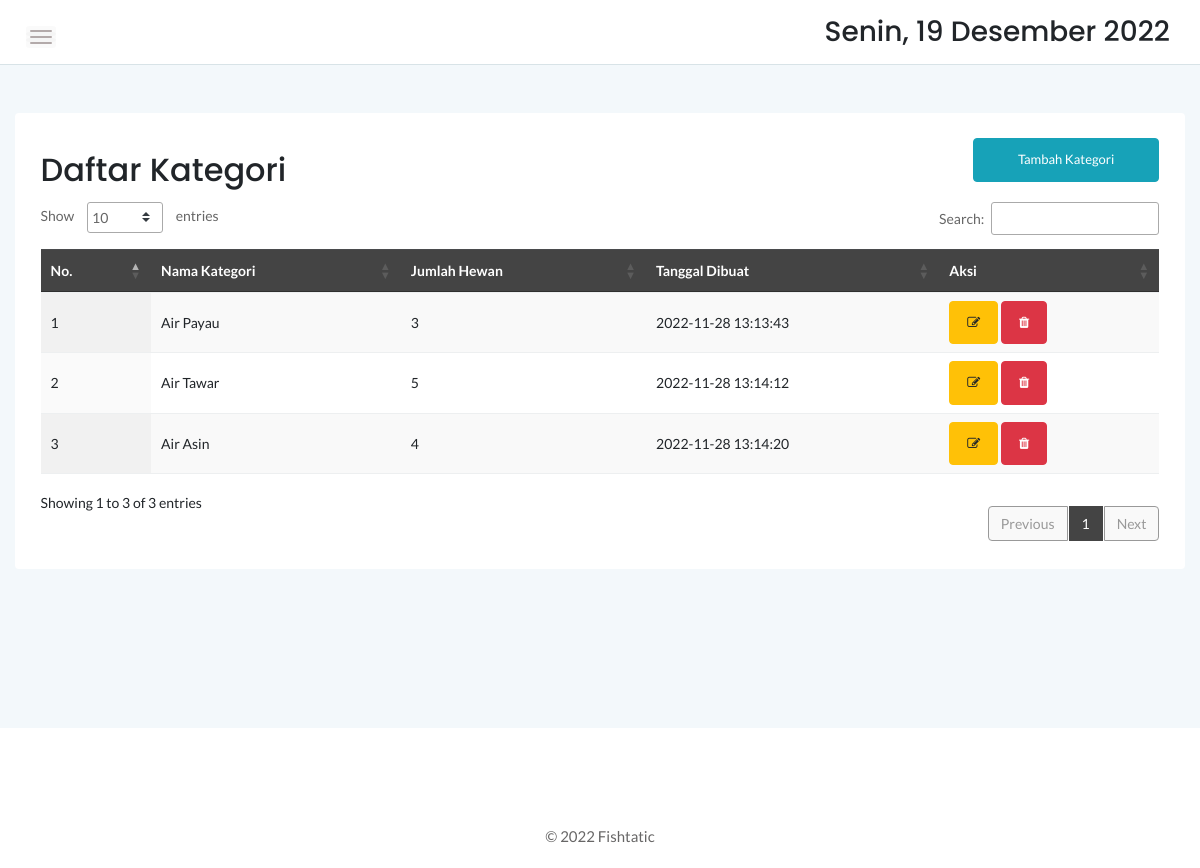
The page /admin/kategori.php on the database its author committed.
### tables this page shows
CREATE TABLE `kategori` (
  `idkategori` int(11) NOT NULL,
  `namakategori` varchar(254) NOT NULL,
  `tgldibuat` timestamp NOT NULL DEFAULT current_timestamp()
);

### admin/kategori.php (the view, shortened to what this page needs)
<?php
    require "../function.php";
	?>
<!doctype html>
<html class="no-js" lang="en">
<head>
    <link rel="stylesheet" href="assets/css/bootstrap.min.css">
    <link rel="stylesheet" href="assets/css/font-awesome.min.css">
    <link rel="stylesheet" href="assets/css/themify-icons.css">
    <link rel="stylesheet" href="assets/css/metisMenu.css">
    <link rel="stylesheet" href="assets/css/owl.carousel.min.css">
    <link rel="stylesheet" href="assets/css/slicknav.min.css">
    <link rel="stylesheet" href="https://www.amcharts.com/lib/3/plugins/export/export.css" type="text/css"
        media="all" />
    <link rel="stylesheet" type="text/css" href="https://cdn.datatables.net/1.10.20/css/jquery.dataTables.min.css">
    <link rel="stylesheet" type="text/css" href="https://cdn.datatables.net/1.10.20/css/jquery.dataTables.css">
    <link rel="stylesheet" type="text/css" href="https://cdn.datatables.net/1.10.20/css/dataTables.bootstrap4.min.css">
    <link rel="stylesheet" type="text/css"
        href="https://cdn.datatables.net/responsive/2.2.3/css/responsive.bootstrap.min.css">
    <link rel="stylesheet" type="text/css"
        href="https://cdn.datatables.net/responsive/2.2.3/css/responsive.jqueryui.min.css">
    <link rel="stylesheet" type="text/css"
        href="https://cdn.datatables.net/buttons/1.5.2/css/buttons.dataTables.min.css">
    <link rel="stylesheet" href="assets/css/typography.css">
    <link rel="stylesheet" href="assets/css/default-css.css">
    <link rel="stylesheet" href="assets/css/styles.css">
    <link rel="stylesheet" href="assets/css/responsive.css">
</head>
<body>
    <div class="page-container">
        <div class="main-content">
            <div class="header-area">
                <div class="row align-items-center">
                    <div class="col-md-6 col-sm-8 clearfix">
                        <div class="nav-btn pull-left">
                            <span></span>
                            <span></span>
                            <span></span>
                        </div>
                    </div>
                    <div class="col-md-6 col-sm-4 clearfix">
                        <ul class="notification-area pull-right">
                            <li>
                                <h3>
                                    <div class="date">
                                    </div>
                                </h3>
                            </li>
                        </ul>
                    </div>
                </div>
            </div>
            <div class="main-content-inner">
                <div class="row mt-5 mb-5">
                    <div class="col-12">
                        <div class="card">
                            <div class="card-body">
                                <div class="d-sm-flex justify-content-between align-items-center">
                                    <h2>Daftar Kategori</h2>
                                    <button style="margin-bottom:20px" data-toggle="modal" data-target="#myModal"
                                        class="btn btn-info col-md-2">Tambah Kategori</button>
                                </div>
                                <div class="data-tables datatable-dark">
                                    <table id="dataTable3" class="display" style="width:100%">
                                        <thead class="thead-dark">
                                            <tr>
                                                <th>No.</th>
                                                <th>Nama Kategori</th>
                                                <th>Jumlah Hewan</th>
                                                <th>Tanggal Dibuat</th>
                                                <th>Aksi</th>
                                            </tr>
                                        </thead>
                                        <tbody>
                                            <?php
											$brgs=mysqli_query($conn,"SELECT * from kategori order by idkategori ASC");
											$no=1;
											while($p=mysqli_fetch_array($brgs)){
												$id = $p['idkategori'];
												?>
                                            <tr>
                                                <td><?php echo $no++ ?></td>
                                                <td><?php echo $p['namakategori'] ?></td>
                                                <td><?php
														$result1 = mysqli_query($conn,"SELECT Count(idproduk) AS count FROM produk p, kategori k where p.idkategori=k.idkategori and k.idkategori='$id' order by idproduk ASC");
														$cekrow = mysqli_num_rows($result1);
														$row1 = mysqli_fetch_assoc($result1);
														$count = $row1['count'];
														if($cekrow > 0){
														echo number_format($count);
														} else {
															echo 'No data';
														}
													?></td>
                                                <td><?php echo $p['tgldibuat'] ?></td>
                                                <td>
                                                    <button type="button" class="btn btn-warning" data-toggle="modal"
                                                        data-target="#edit<?=$id;?>">
                                                        <i class="fa fa-edit"></i>
                                                    </button>
                                                    <button type="button" class="btn btn-danger" data-toggle="modal"
                                                        data-target="#delete<?=$id;?>">
                                                        <i class="fa fa-trash"></i>
                                                    </button>
                                                </td>
                                            </tr>
                                            <?php
											}
											?>
                                        </tbody>
                                    </table>
                                </div>
                            </div>
                        </div>
                    </div>
                </div>
            </div>
        </div>
    </div>
    <footer>
        <div class="footer-area">
            <p>&copy; 2022 Fishtatic</p>
        </div>
    </footer>
</body>
</html>

### admin/assets/css/styles.css (style rules this page uses)
.page-container { width: 100%; height: 100%; min-height: 100vh; padding-left: 280px; -webkit-transition: padding-left 0.3s ease 0s; transition: padding-left 0.3s ease 0s; }
.card { border: none; border-radius: 4px; background-color: #fff; -webkit-transition: all 0.3s ease 0s; transition: all 0.3s ease 0s; }
.card-body { padding: 25.6px; padding: 1.6rem; }
.main-content { width: 100%; background: #F3F8FB; }
.main-content-inner { padding: 0 30px 50px; }
.header-area { padding: 15px 30px; background: #fff; border-bottom: 1px solid #d8e3e7; }
.nav-btn { margin-right: 30px; margin-top: 10px; cursor: pointer; }
.nav-btn span { display: block; width: 22px; height: 2px; background: #b3aaaa; margin: 4px 0; border-radius: 15px; -webkit-transition: all 0.3s ease 0s; transition: all 0.3s ease 0s; box-shadow: 0 0 0 4px rgba(99, 96, 96, 0.03); }
.notification-area { -webkit-user-select: none; -moz-user-select: none; -ms-user-select: none; user-select: none; position: relative; z-index: 1; }
.notification-area li { display: inline-block; margin-left: 20px; cursor: pointer; -webkit-user-select: none; -moz-user-select: none; -ms-user-select: none; user-select: none; }
.footer-area { text-align: center; padding: 23px 0 19px; background: #fff; }
.footer-area p { color: #676666; margin-bottom: 0; }
.btn { padding: 11px 17px; font-size: 13px; letter-spacing: 0; }
table tr th { border-bottom: none; }
table tr th, table tr td { border-top: 1px solid rgba(120, 130, 140, 0.13) !important; }
table.dataTable.no-footer { border-bottom: 1px solid rgba(120, 130, 140, 0.13) !important; }
table.dataTable thead th, table.dataTable thead td { border-bottom-color: transparent; }
.datatable-dark thead { background: #444; color: #fff; }

### admin/assets/css/responsive.css (style rules this page uses)
@media (min-width: 1200px) and (max-width: 1364px) { .main-content-inner { padding: 0 15px 50px; } }
@media (min-width: 1200px) and (max-width: 1364px) { .page-container, .sbar_collapsed.page-container { padding-left: 0; } }

### rows shown on the page
kategori: namakategori "Air Payau", count "3", tgldibuat "2022-11-28 13:13:43"
kategori: namakategori "Air Tawar", count "5", tgldibuat "2022-11-28 13:14:12"
kategori: namakategori "Air Asin", count "4", tgldibuat "2022-11-28 13:14:20"
